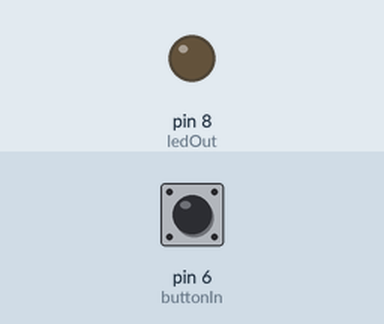
The sketch below on a simulated Arduino Uno, built with avr-gcc and run on an emulated ATmega328P. Shown: output pins drawn as LEDs (lit = HIGH). The test bench sets the inputs (shaded band); at power-on: pin 6 (buttonIn) HIGH.

Above: at 1.2 s.
1.3 s: pin 6 (buttonIn) pulled LOW for 0.15 s
At 1.37 s:
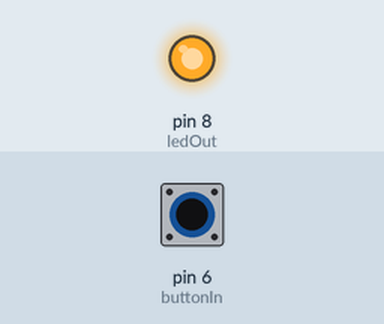
2.9 s: pin 6 (buttonIn) pulled LOW for 3.2 s
At 6.8 s:
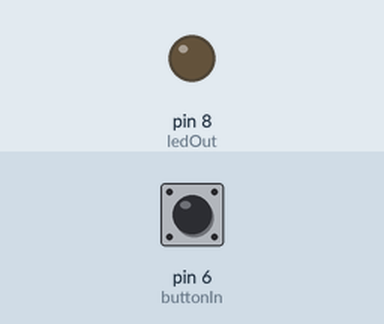
Timing chart, 0 to 8.3 s (numbered marks = the images above; inputs shaded):
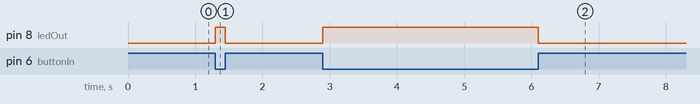

The sketch:

Ex05-1.ino
```cpp
int ledOut = 8;
int buttonIn = 6;

void setup() {
  // put your setup code here, to run once:
  pinMode(ledOut, OUTPUT);
  pinMode(buttonIn, INPUT);
}

void loop() {
  // put your main code here, to run repeatedly:
 int buttonState = digitalRead(buttonIn);
 if(buttonState == LOW){
  digitalWrite(ledOut, HIGH);}
 else{
  digitalWrite(ledOut, LOW);}
}
```

Measured:
- after the input at 1.3 s, pin 8 (ledOut): LOW → HIGH at once, → LOW 0.15 s later
- after the input at 2.9 s, pin 8 (ledOut): LOW → HIGH at once, → LOW 3.2 s later
